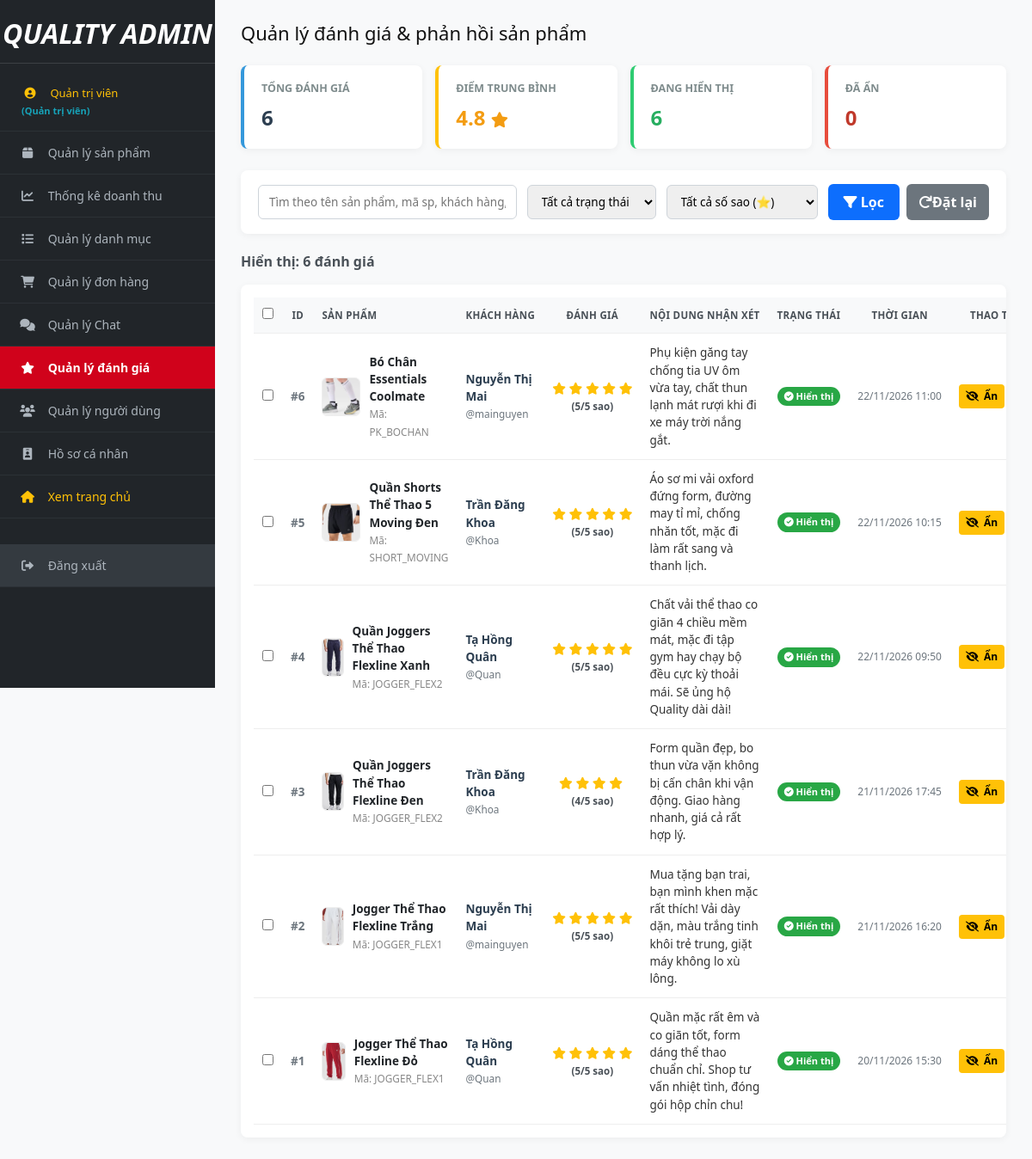
The page /Admin/QuanLyDanhGia.php (signed in) on the database its author committed.
### tables this page shows
CREATE TABLE IF NOT EXISTS `tbl_danhgia` (
  `IdDanhGia` int(11) NOT NULL AUTO_INCREMENT,
  `IdSanPham` int(11) NOT NULL,
  `IdNguoiDung` int(11) NOT NULL,
  `SoSao` int(11) NOT NULL DEFAULT 5,
  `NoiDung` text NOT NULL,
  `NgayDanhGia` datetime DEFAULT current_timestamp(),
  `Khoa` tinyint(1) NOT NULL DEFAULT 0,  
  PRIMARY KEY (`IdDanhGia`)
);

CREATE TABLE IF NOT EXISTS `tbl_sanpham` (
  `IdSanPham` int(10) NOT NULL AUTO_INCREMENT,
  `MaSanPham` varchar(20) NOT NULL,
  `TenSanPham` varchar(200) NOT NULL,
  `IdDanhMuc` int(10) NOT NULL,
  `GioiTinh` varchar(20) NOT NULL,
  `HinhAnh` varchar(200) NOT NULL,
  `DonGia` int(10) NOT NULL,
  `TiLeGiamGia` int(4) NOT NULL DEFAULT '0',
  `MoTa` text NOT NULL,
  `LuotMua` int(11) NOT NULL DEFAULT '0',
  `LuotXem` int(11) NOT NULL DEFAULT '0',
  PRIMARY KEY (`IdSanPham`),
  KEY `IdDanhMuc` (`IdDanhMuc`)
);

CREATE TABLE IF NOT EXISTS `tbl_nguoidung` (
  `IdNguoiDung` int(10) NOT NULL AUTO_INCREMENT,
  `HoTen` varchar(100) NOT NULL,
  `TenDangNhap` varchar(50) NOT NULL,
  `MatKhau` varchar(100) NOT NULL,
  `Email` varchar(100) NOT NULL,
  `DienThoai` varchar(20) NOT NULL,
  `QuyenHan` tinyint(1) NOT NULL DEFAULT '2',  
  `Khoa` tinyint(1) NOT NULL DEFAULT '0',      
  PRIMARY KEY (`IdNguoiDung`)
);

### Admin/qldanhgia/index.php (called while the page is built, shortened)
<?php
require_once __DIR__ . '/../../model/cskh.php';
$dg = new DANHGIA();
$currentScript = basename($_SERVER['PHP_SELF']);
$so_sao = isset($_GET['sao']) ? (int)$_GET['sao'] : 0;
$search = trim($_GET['search'] ?? '');
$status = $_GET['status'] ?? 'all';
$thongKe = $dg->thongkedanhgia();
$reviews = $dg->laytatcadanhgia($so_sao, $search, $status);
include __DIR__ . '/main.php';

### Admin/QuanLyDanhGia.php (called while the page is built)
<?php
require_once __DIR__ . '/qldanhgia/index.php';
?>

### model/cskh.php (called while the page is built, shortened)
<?php
class DANHGIA {
    public function laytatcadanhgia($so_sao = 0, $search = '', $trang_thai = 'all') {
        $db = DATABASE::connect();
        try {
            $where = [];
            $params = [];
            $whereSql = !empty($where) ? "WHERE " . implode(" AND ", $where) : "";
            $sql = "SELECT dg.*, sp.TenSanPham, sp.MaSanPham, sp.HinhAnh, nd.HoTen, nd.TenDangNhap, nd.Email
                    FROM tbl_danhgia dg
                    LEFT JOIN tbl_sanpham sp ON dg.IdSanPham = sp.IdSanPham
                    LEFT JOIN tbl_nguoidung nd ON dg.IdNguoiDung = nd.IdNguoiDung
                    $whereSql
                    ORDER BY dg.NgayDanhGia DESC";
            $cmd = $db->prepare($sql);
            $cmd->execute($params);
            return $cmd->fetchAll();
        } catch (PDOException $e) {
            return [];
        }
    }
    public function thongkedanhgia() {
        $db = DATABASE::connect();
        try {
            $sql = "SELECT
                        COUNT(*) as Tong,
                        ROUND(AVG(SoSao), 1) as TrungBinh,
                        SUM(CASE WHEN SoSao = 5 THEN 1 ELSE 0 END) as Sao5,
                        SUM(CASE WHEN SoSao = 4 THEN 1 ELSE 0 END) as Sao4,
                        SUM(CASE WHEN SoSao = 3 THEN 1 ELSE 0 END) as Sao3,
                        SUM(CASE WHEN SoSao <= 2 THEN 1 ELSE 0 END) as SaoThap,
                        SUM(CASE WHEN COALESCE(Khoa, 0) = 0 THEN 1 ELSE 0 END) as HienThi,
                        SUM(CASE WHEN Khoa = 1 THEN 1 ELSE 0 END) as DaAn
                    FROM tbl_danhgia";
            $res = $db->query($sql)->fetch(PDO::FETCH_ASSOC);
            return $res ?: ['Tong' => 0, 'TrungBinh' => 0, 'Sao5' => 0, 'Sao4' => 0, 'Sao3' => 0, 'SaoThap' => 0, 'HienThi' => 0, 'DaAn' => 0];
        } catch (PDOException $e) {
            return ['Tong' => 0, 'TrungBinh' => 0, 'Sao5' => 0, 'Sao4' => 0, 'Sao3' => 0, 'SaoThap' => 0, 'HienThi' => 0, 'DaAn' => 0];
        }
    }
}
?>

### Admin/qldanhgia/main.php (the view, shortened to what this page needs)
<?php
require_once __DIR__ . '/../inc/top.php';
?>
<div class="header-page">
    <h1>Quản lý đánh giá & phản hồi sản phẩm</h1>
</div>
<div style="display: grid; grid-template-columns: repeat(auto-fit, minmax(180px, 1fr)); gap: 15px; margin-bottom: 25px;">
    <div style="background: #fff; padding: 18px 20px; border-radius: 8px; border-left: 4px solid #3498db; box-shadow: 0 2px 8px rgba(0,0,0,0.05);">
        <div style="font-size: 12.5px; color: #7f8c8d; font-weight: 600; text-transform: uppercase;">Tổng đánh giá</div>
        <div style="font-size: 24px; font-weight: 700; color: #2c3e50; margin-top: 6px;"><?= number_format($thongKe['Tong']) ?></div>
    </div>
    <div style="background: #fff; padding: 18px 20px; border-radius: 8px; border-left: 4px solid #ffc107; box-shadow: 0 2px 8px rgba(0,0,0,0.05);">
        <div style="font-size: 12.5px; color: #7f8c8d; font-weight: 600; text-transform: uppercase;">Điểm trung bình</div>
        <div style="font-size: 24px; font-weight: 700; color: #f39c12; margin-top: 6px;">
            <?= $thongKe['TrungBinh'] ?: 5.0 ?> <i class="fa fa-star" style="font-size: 18px;"></i>
        </div>
    </div>
    <div style="background: #fff; padding: 18px 20px; border-radius: 8px; border-left: 4px solid #2ecc71; box-shadow: 0 2px 8px rgba(0,0,0,0.05);">
        <div style="font-size: 12.5px; color: #7f8c8d; font-weight: 600; text-transform: uppercase;">Đang hiển thị</div>
        <div style="font-size: 24px; font-weight: 700; color: #27ae60; margin-top: 6px;"><?= number_format($thongKe['HienThi']) ?></div>
    </div>
    <div style="background: #fff; padding: 18px 20px; border-radius: 8px; border-left: 4px solid #e74c3c; box-shadow: 0 2px 8px rgba(0,0,0,0.05);">
        <div style="font-size: 12.5px; color: #7f8c8d; font-weight: 600; text-transform: uppercase;">Đã ẩn</div>
        <div style="font-size: 24px; font-weight: 700; color: #c0392b; margin-top: 6px;"><?= number_format($thongKe['DaAn']) ?></div>
    </div>
</div>
<div style="background: #fff; padding: 16px 20px; border-radius: 8px; box-shadow: 0 2px 8px rgba(0,0,0,0.05); margin-bottom: 20px;">
    <form method="GET" style="display: flex; gap: 12px; flex-wrap: wrap; align-items: center;">
        <div style="flex: 2; min-width: 240px;">
            <input type="text" name="search" value="<?= htmlspecialchars($search) ?>" placeholder="Tìm theo tên sản phẩm, mã sp, khách hàng, nội dung..." style="width: 100%; padding: 9px 12px; border: 1px solid #ced4da; border-radius: 6px; box-sizing: border-box; font-size: 13.5px;">
        </div>
        <div style="min-width: 150px;">
            <select name="status" style="width: 100%; padding: 9px 12px; border: 1px solid #ced4da; border-radius: 6px; box-sizing: border-box; font-size: 13.5px;">
                <option value="all" <?= ($status === 'all') ? 'selected' : '' ?>>Tất cả trạng thái</option>
            </select>
        </div>
        <div style="min-width: 160px;">
            <select name="sao" style="width: 100%; padding: 9px 12px; border: 1px solid #ced4da; border-radius: 6px; box-sizing: border-box; font-size: 13.5px;">
                <option value="0" <?= ($so_sao === 0) ? 'selected' : '' ?>>Tất cả số sao (⭐)</option>
            </select>
        </div>
        <div style="display: flex; gap: 8px;">
            <button type="submit" style="background: #0d6efd; color: white; border: none; padding: 9px 18px; border-radius: 6px; font-weight: 600; cursor: pointer;">
                <i class="fa fa-filter"></i> Lọc
            </button>
            <a href="<?= $currentScript ?>" style="background: #6c757d; color: white; text-decoration: none; padding: 9px 14px; border-radius: 6px; font-weight: 600; display: inline-flex; align-items: center;">
                <i class="fa fa-redo"></i> Đặt lại
            </a>
        </div>
    </form>
</div>
<form method="POST" id="bulk-action-form">
    <div style="display: flex; justify-content: space-between; align-items: center; margin-bottom: 15px; flex-wrap: wrap; gap: 10px;">
        <div style="font-weight: 600; color: #495057;">
            Hiển thị: <strong><?= count($reviews) ?></strong> đánh giá
        </div>
    </div>
    <div class="table-container" style="background: #fff; padding: 15px; border-radius: 8px; box-shadow: 0 2px 8px rgba(0,0,0,0.05);">
        <table class="table-wide" style="width: 100%; border-collapse: collapse;">
            <thead>
                <tr style="background: #f8f9fa;">
                    <th style="width: 40px; text-align: center;">
                        <input type="checkbox" id="check-all" onchange="toggleSelectAll(this)">
                    </th>
                    <th style="width: 50px; text-align: center;">ID</th>
                    <th style="width: 240px;">Sản phẩm</th>
                    <th style="width: 170px;">Khách hàng</th>
                    <th style="width: 130px; text-align: center;">Đánh giá</th>
                    <th>Nội dung nhận xét</th>
                    <th style="width: 110px; text-align: center;">Trạng thái</th>
                    <th style="width: 130px; text-align: center;">Thời gian</th>
                    <th style="width: 130px; text-align: center;">Thao tác</th>
                </tr>
            </thead>
            <tbody>
                <?php if (!empty($reviews)): ?>
                    <?php foreach ($reviews as $rv):
                        $link_anh = str_replace(' ', '%20', $rv['HinhAnh'] ?? '');
                        $is_hidden = !empty($rv['Khoa']);
                    ?>
                        <tr style="<?= $is_hidden ? 'background: #fff5f5; opacity: 0.88;' : '' ?>">
                            <td style="text-align: center;">
                                <input type="checkbox" name="selected_ids[]" value="<?= $rv['IdDanhGia'] ?>" class="item-checkbox" onchange="updateSelectedCount()">
                            </td>
                            <td style="text-align: center; font-weight: bold; color: #6c757d;">#<?= $rv['IdDanhGia'] ?></td>
                            <td>
                                <div style="display: flex; align-items: center; gap: 10px;">
                                    <?php if (!empty($rv['HinhAnh'])): ?>
                                        <img src="/Thoi-Trang-Quality/TrangTin/<?= $link_anh ?>" style="width: 45px; height: 45px; object-fit: cover; border-radius: 6px; border: 1px solid #eee;">
                                    <?php endif; ?>
                                    <div>
                                        <a href="/Thoi-Trang-Quality/TrangTin/chitiet.php?id=<?= $rv['IdSanPham'] ?>" target="_blank" style="font-weight: 600; color: #212529; text-decoration: none; font-size: 13.5px;" title="Xem sản phẩm trên web">
                                            <?= htmlspecialchars($rv['TenSanPham'] ?? 'Sản phẩm #' . $rv['IdSanPham']) ?>
                                        </a>
                                        <br>
                                        <small style="color: #888;">Mã: <?= htmlspecialchars($rv['MaSanPham'] ?? '') ?></small>
                                    </div>
                                </div>
                            </td>
                            <td>
                                <strong style="color: #2c3e50; font-size: 13.5px;"><?= htmlspecialchars($rv['HoTen'] ?: $rv['TenDangNhap']) ?></strong>
                                <br>
                                <small style="color: #6c757d;">@<?= htmlspecialchars($rv['TenDangNhap']) ?></small>
                            </td>
                            <td style="text-align: center; white-space: nowrap;">
                                <div style="color: #ffc107; font-size: 14px;">
                                    <?php for ($i = 1; $i <= 5; $i++): ?>
                                        <i class="fa fa-star<?= ($i <= $rv['SoSao']) ? '' : '-o' ?>" style="<?= ($i > $rv['SoSao']) ? 'color: #ddd;' : '' ?>"></i>
                                    <?php endfor; ?>
                                </div>
                                <span style="font-size: 11.5px; font-weight: 600; color: #495057;">(<?= $rv['SoSao'] ?>/5 sao)</span>
                            </td>
                            <td style="line-height: 1.5; color: #333; font-size: 13.5px;">
                                <?= nl2br(htmlspecialchars($rv['NoiDung'])) ?>
                            </td>
                            <td style="text-align: center; white-space: nowrap;">
                                <?php if ($is_hidden): ?>
                                    <span style="background: #dc3545; color: #fff; font-size: 11px; padding: 3px 8px; border-radius: 12px; font-weight: 600; display: inline-block;">
                                        <i class="fa fa-eye-slash"></i> Đã ẩn
                                    </span>
                                <?php else: ?>
                                    <span style="background: #28a745; color: #fff; font-size: 11px; padding: 3px 8px; border-radius: 12px; font-weight: 600; display: inline-block;">
                                        <i class="fa fa-check-circle"></i> Hiển thị
                                    </span>
                                <?php endif; ?>
                            </td>
                            <td style="text-align: center; font-size: 12px; color: #6c757d; white-space: nowrap;">
                                <?= date('d/m/Y H:i', strtotime($rv['NgayDanhGia'])) ?>
                            </td>
                            <td style="text-align: center; white-space: nowrap;">
                                <div style="display: flex; gap: 5px; justify-content: center;">
                                    <a href="?action=khoa&id=<?= $rv['IdDanhGia'] ?>" class="btn" style="background: <?= $is_hidden ? '#28a745' : '#ffc107' ?>; color: <?= $is_hidden ? '#fff' : '#000' ?>; padding: 5px 8px; font-size: 12px;" onclick="return confirm('<?= $is_hidden ? 'Hiện lại đánh giá này trên website?' : 'Ẩn đánh giá này khỏi website?' ?>');" title="<?= $is_hidden ? 'Hiện đánh giá' : 'Ẩn đánh giá' ?>">
                                        <i class="fa <?= $is_hidden ? 'fa-eye' : 'fa-eye-slash' ?>"></i> <?= $is_hidden ? 'Hiện' : 'Ẩn' ?>
                                    </a>
                                </div>
                            </td>
                        </tr>
                    <?php endforeach; ?>
                <?php endif; ?>
            </tbody>
        </table>
    </div>
</form>

### Admin/assets/admin.css (style rules this page uses)
*, *::before, *::after { box-sizing: border-box; }
html { width: 100%; }
a { text-decoration: none; }
body { margin: 0; padding: 0; font-family: 'Segoe UI', Arial, sans-serif; background: #f8f9fa; color: #333; width: 100%; min-height: 100vh; display: flex; overflow-x: hidden; }
.header-page { display: flex; justify-content: space-between; align-items: center; margin-bottom: 25px; flex-wrap: wrap; gap: 15px; }
.header-page h1 { margin: 0; font-size: 22px; color: #111; }
.btn { padding: 8px 14px; border-radius: 4px; text-decoration: none; font-weight: 600; font-size: 13px; display: inline-flex; align-items: center; gap: 6px; border: none; cursor: pointer; transition: all 0.2s ease; white-space: nowrap; }
.table-container { background: #fff; padding: 20px; border-radius: 8px; box-shadow: 0 1px 6px rgba(0,0,0,0.06); overflow-x: auto; max-width: 100%; width: 100%; box-sizing: border-box; -webkit-overflow-scrolling: touch; }
table { width: 100%; border-collapse: collapse; }
.table-wide { min-width: 850px; }
th, td { padding: 12px 10px; text-align: left; border-bottom: 1px solid #eee; font-size: 13.5px; vertical-align: middle; }
th { background: #f8f9fa; color: #495057; text-transform: uppercase; font-size: 11.5px; font-weight: 700; letter-spacing: 0.3px; white-space: nowrap; }

### rows shown on the page
tbl_danhgia: IdDanhGia "6", IdSanPham.HinhAnh (picture), IdSanPham.TenSanPham "Bó Chân Essentials Coolmate", IdSanPham.MaSanPham "PK_BOCHAN", IdNguoiDung.HoTen "Nguyễn Thị Mai", IdNguoiDung.TenDangNhap "mainguyen", SoSao "5", NoiDung "Phụ kiện găng tay chống tia UV ôm vừa tay, chất thun lạnh mát rượi khi đi xe máy trời nắng gắt.", Khoa 0 (drawn), NgayDanhGia "22/11/2026 11:00"
tbl_danhgia: IdDanhGia "5", IdSanPham.HinhAnh (picture), IdSanPham.TenSanPham "Quần Shorts Thể Thao 5 Moving Đen", IdSanPham.MaSanPham "SHORT_MOVING", IdNguoiDung.HoTen "Trần Đăng Khoa", IdNguoiDung.TenDangNhap "Khoa", SoSao "5", NoiDung "Áo sơ mi vải oxford đứng form, đường may tỉ mỉ, chống nhăn tốt, mặc đi làm rất sang và thanh lịch.", Khoa 0 (drawn), NgayDanhGia "22/11/2026 10:15"
tbl_danhgia: IdDanhGia "4", IdSanPham.HinhAnh (picture), IdSanPham.TenSanPham "Quần Joggers Thể Thao Flexline Xanh", IdSanPham.MaSanPham "JOGGER_FLEX2", IdNguoiDung.HoTen "Tạ Hồng Quân", IdNguoiDung.TenDangNhap "Quan", SoSao "5", NoiDung "Chất vải thể thao co giãn 4 chiều mềm mát, mặc đi tập gym hay chạy bộ đều cực kỳ thoải mái. Sẽ ủng hộ Quality dài dài!", Khoa 0 (drawn), NgayDanhGia "22/11/2026 09:50"
tbl_danhgia: IdDanhGia "3", IdSanPham.HinhAnh (picture), IdSanPham.TenSanPham "Quần Joggers Thể Thao Flexline Đen", IdSanPham.MaSanPham "JOGGER_FLEX2", IdNguoiDung.HoTen "Trần Đăng Khoa", IdNguoiDung.TenDangNhap "Khoa", SoSao "4", NoiDung "Form quần đẹp, bo thun vừa vặn không bị cấn chân khi vận động. Giao hàng nhanh, giá cả rất hợp lý.", Khoa 0 (drawn), NgayDanhGia "21/11/2026 17:45"
tbl_danhgia: IdDanhGia "2", IdSanPham.HinhAnh (picture), IdSanPham.TenSanPham "Jogger Thể Thao Flexline Trắng", IdSanPham.MaSanPham "JOGGER_FLEX1", IdNguoiDung.HoTen "Nguyễn Thị Mai", IdNguoiDung.TenDangNhap "mainguyen", SoSao "5", NoiDung "Mua tặng bạn trai, bạn mình khen mặc rất thích! Vải dày dặn, màu trắng tinh khôi trẻ trung, giặt máy không lo xù lông.", Khoa 0 (drawn), NgayDanhGia "21/11/2026 16:20"
tbl_danhgia: IdDanhGia "1", IdSanPham.HinhAnh (picture), IdSanPham.TenSanPham "Jogger Thể Thao Flexline Đỏ", IdSanPham.MaSanPham "JOGGER_FLEX1", IdNguoiDung.HoTen "Tạ Hồng Quân", IdNguoiDung.TenDangNhap "Quan", SoSao "5", NoiDung "Quần mặc rất êm và co giãn tốt, form dáng thể thao chuẩn chỉ. Shop tư vấn nhiệt tình, đóng gói hộp chỉn chu!", Khoa 0 (drawn), NgayDanhGia "20/11/2026 15:30"

### other values the page prints
$_SESSION['user_name'] "Quản trị viên"
$displayRole "Quản trị viên"
$thongKe['Tong'] "6"
$thongKe['TrungBinh'] ?: 5.0 "4.8"
$thongKe['HienThi'] "6"
$thongKe['DaAn'] "0"
count($reviews) "6"
